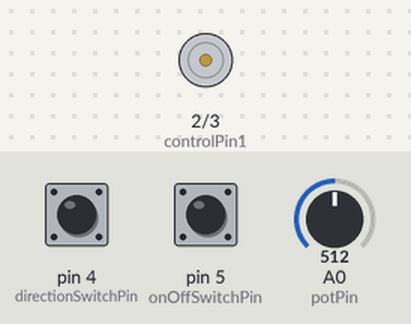
Recording of a sketch running on a simulated Arduino Uno, built with avr-gcc and run on an emulated ATmega328P. On the bench: motor-driver pin pairs drawn as motors (green arrow = first pin HIGH = forward, orange = second pin HIGH = backward, longer = more drive, scaled by the enable pin). The inputs (shaded band) are chosen by the test bench; at power-on: pin 4 (directionSwitchPin) LOW, pin 5 (onOffSwitchPin) LOW, A0 (potPin) = 512.

Above: at 1.2 s.
1.3 s: pin 4 (directionSwitchPin) pulled HIGH for 0.15 s
2.9 s: pin 5 (onOffSwitchPin) pulled HIGH for 0.15 s
At 3.9 s:
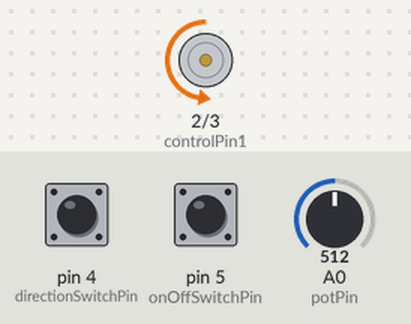
4.5 s: A0 (potPin) set to 716
At 5.1 s:
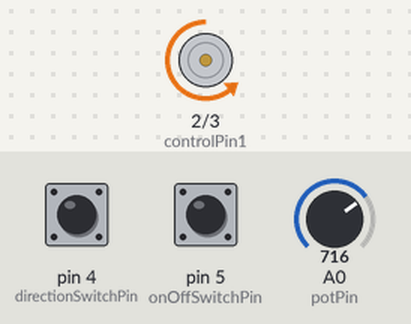
6.0 s: A0 (potPin) set to 900
At 6.3 s:
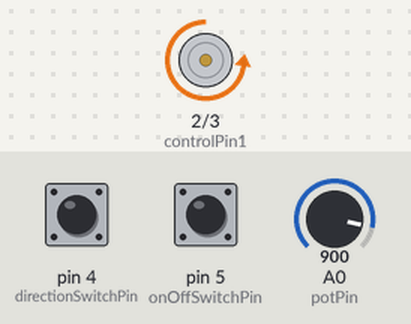
7.5 s: pin 4 (directionSwitchPin) pulled HIGH for 1 s
At 8.6 s:
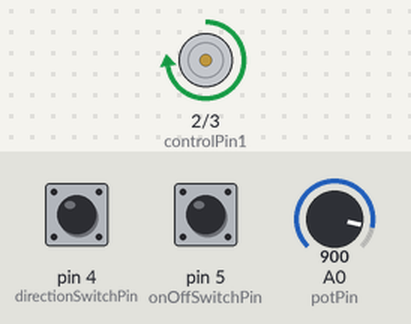
10.0 s: A0 (potPin) set to 511
At 10.5 s:
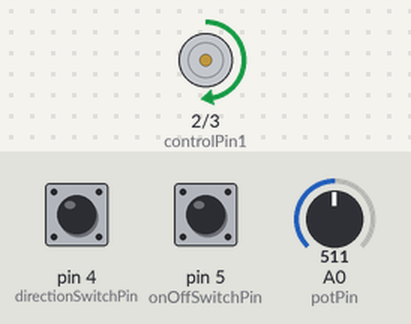
Timing chart, 0 to 12.5 s (numbered marks = the images above; inputs shaded):
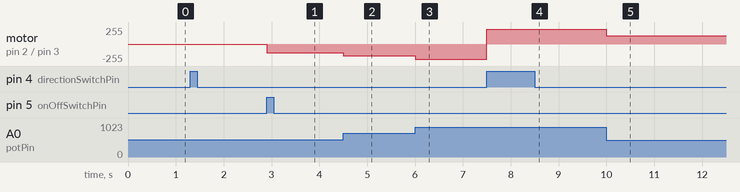

Measured:
- after the input at 2.9 s, motor on pin 2 (controlPin1) / pin 3 (controlPin2): stopped → backward 128/255 at once
- after the input at 4.5 s, motor on pin 2 (controlPin1) / pin 3 (controlPin2): backward 128/255 → backward 179/255 at once
- after the input at 6.0 s, motor on pin 2 (controlPin1) / pin 3 (controlPin2): backward 179/255 → backward 225/255 at once
- after the input at 7.5 s, motor on pin 2 (controlPin1) / pin 3 (controlPin2): backward 225/255 → forward 225/255 at once
- after the input at 10.0 s, motor on pin 2 (controlPin1) / pin 3 (controlPin2): forward 225/255 → forward 127/255 at once

The sketch:

zoetrope.ino
```cpp
const int controlPin1 = 2;
const int controlPin2 = 3;
const int enablePin = 9;
const int directionSwitchPin = 4;
const int onOffSwitchPin = 5;
const int potPin = A0;

int onOffState = 0;
int onOffStatePrev = 0;
int directionState = 0;
int directionStatePrev = 0;

int motorSpeed = 0;
int motorEnable = 0;
int motorDirection = 1;

void setup() {
  pinMode(directionSwitchPin, INPUT);
  pinMode(onOffSwitchPin, INPUT);
  pinMode(controlPin1, OUTPUT);
  pinMode(controlPin2, OUTPUT);
  pinMode(enablePin, OUTPUT);
}

void loop() {
  onOffState = digitalRead(onOffSwitchPin);
  delay(1);
  directionState = digitalRead(directionSwitchPin);
  motorSpeed = analogRead(potPin)/4;

  if (onOffState != onOffStatePrev){
    if(onOffState == HIGH) {
      motorEnable = !motorEnable;
    }
  }

  if (directionState != directionStatePrev){
    if(directionState == HIGH) {
      motorDirection = !motorDirection;
    }
  }

  if (motorDirection == 1) {
    digitalWrite(controlPin1, HIGH);
    digitalWrite(controlPin2, LOW);
  }
  else {
    digitalWrite(controlPin1, LOW);
    digitalWrite(controlPin2, HIGH);
  }

  if (motorEnable == 1) {
    analogWrite(enablePin, motorSpeed);
  }
  else
  {
    analogWrite(enablePin, 0);
  }

  directionStatePrev = directionState;
  onOffStatePrev = onOffState;
}
```
